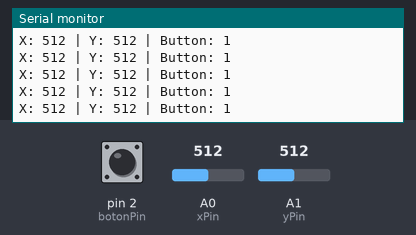
A sketch run on a simulated Arduino Uno, built with avr-gcc and run on an emulated ATmega328P. On the bench: the last lines printed to the serial monitor. Inputs (shaded band) come from the test bench; at power-on: A0 (xPin) = 512, A1 (yPin) = 512, pin 2 (botonPin) HIGH.

Above: at 1.2 s.
1.3 s: A0 (xPin) set to 716
At 1.32 s:
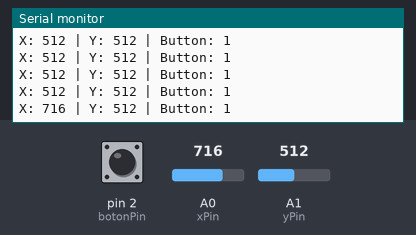
2.8 s: A1 (yPin) set to 716
At 2.83 s:
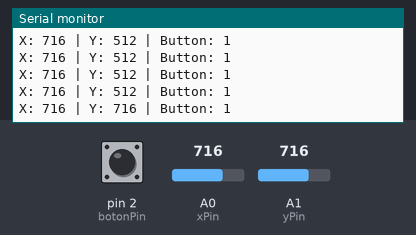
4.3 s: A0 (xPin) set to 1023
At 4.34 s:
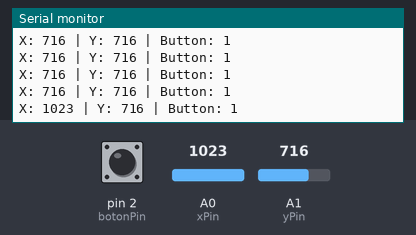
7.3 s: A0 (xPin) set to 0
At 7.36 s:
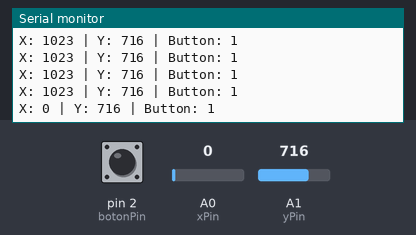
10.3 s: pin 2 (botonPin) pulled LOW for 0.15 s
At 10.38 s:
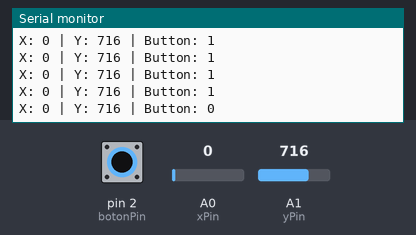
11.9 s: A1 (yPin) set to 900
At 11.99 s:
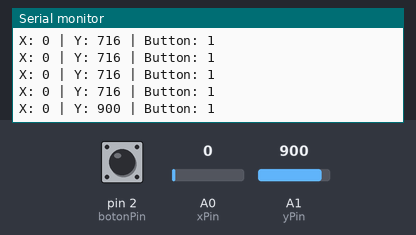
Timing chart, 0 to 14.4 s (numbered marks = the images above; inputs shaded):
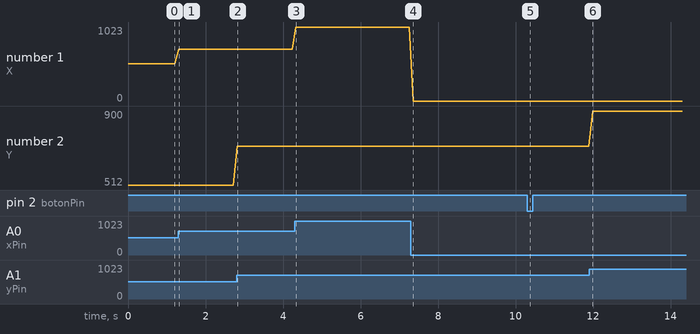

The sketch:

sketch_Joystick.ino
```cpp
int xPin = A0;
int yPin = A1;
int botonPin = 2;

int xPosicion = 0;
int yPosicion = 0;
int botonEstado = 0;

void setup() {
  // inicializar las comunicaciones en serie a 9600 bps:
  Serial.begin(9600);

  pinMode(xPin, INPUT);
  pinMode(yPin, INPUT);

  //activar  pull-up en el pin pulsador
  pinMode(botonPin, INPUT_PULLUP);


}

void loop() {
  xPosicion = analogRead(xPin);
  yPosicion = analogRead(yPin);
  botonEstado = digitalRead(botonPin);

  Serial.print("X: ");
  Serial.print(xPosicion);
  Serial.print(" | Y: ");
  Serial.print(yPosicion);
  Serial.print(" | Button: ");
  Serial.println(botonEstado);

  delay(100);
}
```

Measured:
- after the input at 1.3 s, the serial monitor: prints a new line at once (image 1)
- after the input at 2.8 s, the serial monitor: prints a new line at once (image 2)
- after the input at 4.3 s, the serial monitor: prints a new line at once (image 3)
- after the input at 7.3 s, the serial monitor: prints a new line after 0.06 s (image 4)
- after the input at 10.3 s, the serial monitor: prints a new line after 0.08 s (image 5)
- after the input at 11.9 s, the serial monitor: prints a new line after 0.09 s (image 6)
- plotted number 1: 512 → 716 after the input at 1.3 s, 716 → 1023 after the input at 4.3 s, 1023 → 0 after the input at 7.3 s
- plotted number 2: 716 → 900 after the input at 11.9 s
